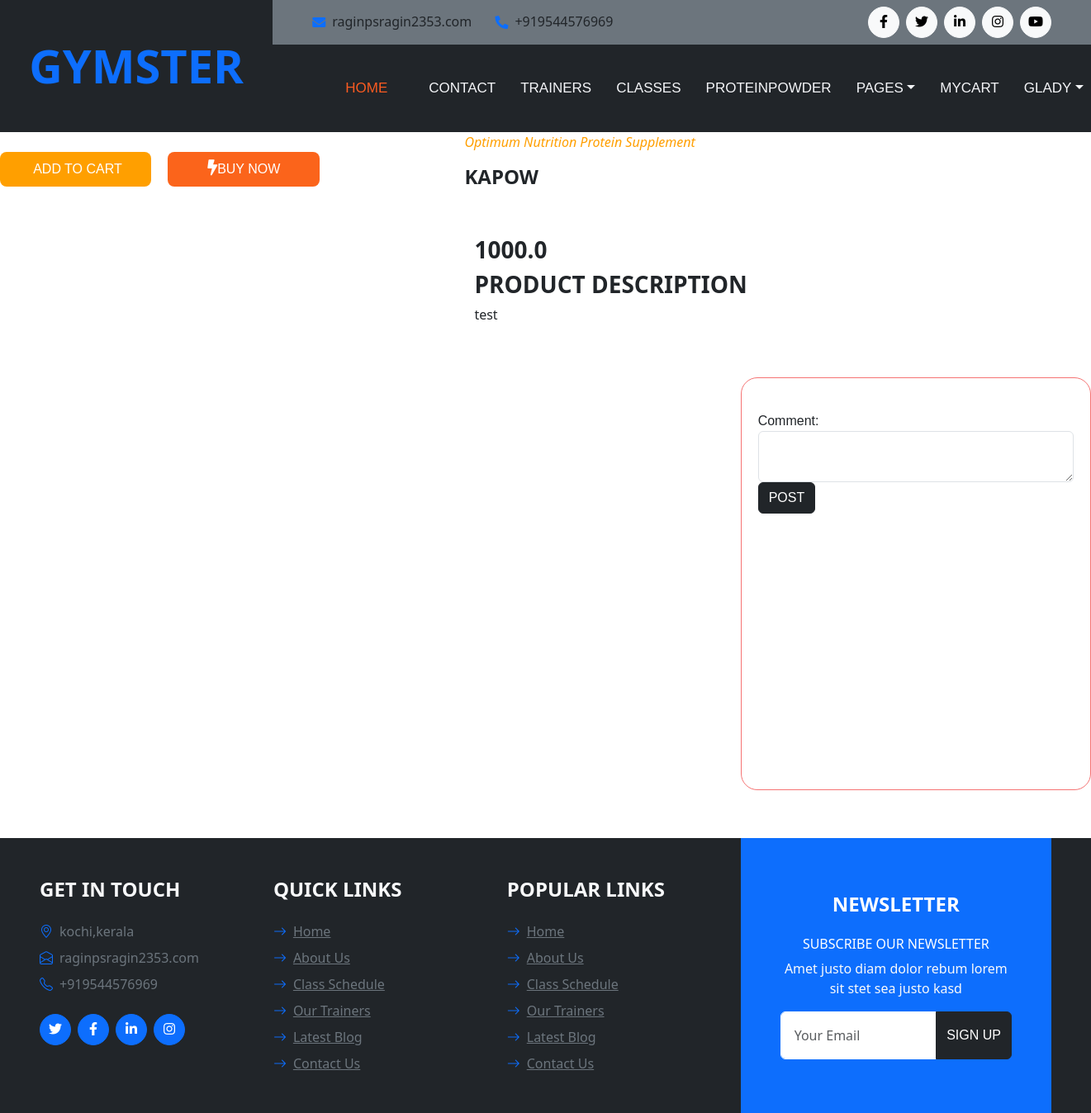
/product/proteinsingleview/18 (signed in), run on the app's committed database.
### product/models.py (models this page shows, shortened)
class Myproteindetails(models.Model):
    CATEGORY_CHOICES = (("Optimum Nutrition Protein Supplement","Optimum Nutrition Protein Supplement"),("Nutrition Protein Supplement","Nutrition Protein Supplement "))
    product_Category = models.CharField(max_length=100, choices=CATEGORY_CHOICES)
    product_Name = models.CharField(max_length= 225)
    product_Description = models.CharField(max_length = 1000)
    product_image = models.FileField(upload_to="product_image")
    product_price = models.FloatField(max_length= 225 )
    merchant = models.ForeignKey(User,on_delete = models.CASCADE,null=True,blank=True)

### product/views.py (the view)
# urls.py: path("proteinsingleview/<int:pk>",views.proteinsingleview,name="proteinsingleview"),
def proteinsingleview(request,pk):
    protein=Myproteindetails.objects.get(id=pk)
    comm = usercoment.objects.filter(protein = protein )
    context ={
        "protein":protein,
        "comm":comm
    }
    return render(request,'proteinsingleview.html',context)

### templates/proteinsingleview.html (shortened to what this page needs)
{% extends "userIndex.html" %}
{% block content %}
<body>
  <section>
    <div class="container-fluid">
      <div class="row">
        <div class="col-sm-5">
          <div class="thumbnail">
            <div class="caption">
              <div class="row buttons">
                <br>
                <a class="btn  col-sm-4 col-sm-offset-2 btn-lg" href="{% url 'AddToCart' protein.id %}"
                  style="background-color:#ff9f00; color:#fff;font-size:1em;">&nbsp;ADD TO CART</a>
                <button class="btn col-sm-4 col-sm-offset-1 btn-lg"
                  style="background-color:#fb641b;margin-left: 20px; color:#fff;font-size:1em;"><i class="fa fa-bolt"
                    style="font-size:1.2em;"></i>BUY NOW</button>
              </div>
            </div>
          </div>
        </div>
        <div class="col-sm-7 desc">
          <div>
            <ol class="breadcrumb col-sm-12" style="color:#ff9f00;"><i>{{protein.product_Category}}</i></ol>
            <h4>{{protein.product_Name}}</h4>
          </div>
          <div class="container col-xs-12" style="margin-top:50px;">
            <div class="panel panel-default">
              <div class="panel-body">
                <div class="col-sm-12">
                  <h3>{{protein.product_price}}</h3>
                  <h3>PRODUCT DESCRIPTION</h3>
                  <p>{{protein.product_Description}}</p>
                </div>
              </div>
            </div>
          </div>
  </section>
  <div class="row mt-5">
    <div class="col-md-8">
    </div>
    <div class="col-md-4">
        <div class="comments">
            <div class="comment-form-control">
                <form id="comment-form" method="post" action="{%url 'customercoment' protein.id %}">
                    <label for="comment">Comment:</label>
                    <textarea class="form-control" id="comment" name="comment" required></textarea>
                    <button class="btn btn-dark" type="submit">Post</button>
                </form>
            </div>
        </div>
    </div>
</div>
</body>
{% endblock %}

### templates/userIndex.html (shortened to what this page needs)
<!DOCTYPE html>
{% load static %}
<html lang="en">
<head>
    <link href="https://cdnjs.cloudflare.com/ajax/libs/font-awesome/5.15.0/css/all.min.css" rel="stylesheet">
    <link href="https://cdn.jsdelivr.net/npm/bootstrap-icons@1.4.1/font/bootstrap-icons.css" rel="stylesheet">
    <link href="{% static 'lib/flaticon/font/flaticon.css' %}" rel="stylesheet">
    <link href="'lib/owlcarousel/assets/owl.carousel.min.css' %}" rel="stylesheet">
    <link href="{% static 'css/bootstrap.min.css' %}" rel="stylesheet">
    <link href="{% static 'css/style.css' %}" rel="stylesheet">
</head>
<body>
    <div class="container-fluid bg-dark px-0">
        <div class="row gx-0">
            <div class="col-lg-3 bg-dark d-none d-lg-block">
                <a href="{% url 'userIndex' %}" class="navbar-brand w-100 h-100 m-0 p-0 d-flex align-items-center justify-content-center">
                    <h1 class="m-0 display-4 text-primary text-uppercase">Gymster</h1>
                </a>
            </div>
            <div class="col-lg-9">
                <div class="row gx-0 bg-secondary d-none d-lg-flex">
                    <div class="col-lg-7 px-5 text-start">
                        <div class="h-100 d-inline-flex align-items-center py-2 me-4">
                            <i class="fa fa-envelope text-primary me-2"></i>
                            <h6 class="mb-0">raginpsragin2353.com</h6>
                        </div>
                        <div class="h-100 d-inline-flex align-items-center py-2">
                            <i class="fa fa-phone-alt text-primary me-2"></i>
                            <h6 class="mb-0">+919544576969</h6>
                        </div>
                    </div>
                    <div class="col-lg-5 px-5 text-end">
                        <div class="d-inline-flex align-items-center py-2">
                            <a class="btn btn-light btn-square rounded-circle me-2" href="">
                                <i class="fab fa-facebook-f"></i>
                            </a>
                            <a class="btn btn-light btn-square rounded-circle me-2" href="">
                                <i class="fab fa-twitter"></i>
                            </a>
                            <a class="btn btn-light btn-square rounded-circle me-2" href="">
                                <i class="fab fa-linkedin-in"></i>
                            </a>
                            <a class="btn btn-light btn-square rounded-circle me-2" href="">
                                <i class="fab fa-instagram"></i>
                            </a>
                            <a class="btn btn-light btn-square rounded-circle" href="">
                                <i class="fab fa-youtube"></i>
                            </a>
                        </div>
                    </div>
                </div>
                <nav class="navbar navbar-expand-lg bg-dark navbar-dark p-3 p-lg-0 px-lg-5">
                    <div class="collapse navbar-collapse justify-content-between" id="navbarCollapse">
                        <div class="navbar-nav mr-auto py-0" style="margin-left: 20px;">
                            <a href="{% url 'userIndex' %}" class="nav-item nav-link active" style="margin-left: 20px;">Home</a>
                            <a href="{%url 'contact' %}" class="nav-item nav-link" style="margin-left: 20px;">Contact</a>
                            <a href="{%url 'team' %}" class="nav-item nav-link">Trainers</a>
                            <a href="{% url 'workout' %}" class="nav-item nav-link">Classes</a>
                            <a href="{% url 'Myprotein' %}" class="nav-item nav-link">proteinpowder</a>
                            <div class="nav-item dropdown">
                            <a href="#" class="nav-link dropdown-toggle" data-bs-toggle="dropdown">Pages</a>
                            </div>
                            <a href="{% url 'carts' %}" class="nav-item nav-link">mycart</a>
                            <div class="nav-item dropdown">
                            <a class="nav-link dropdown-toggle" data-bs-toggle="dropdown">{{request.user}}</a>
                </nav>
            </div>
        </div>
    </div>
{% block content%}{% endblock %}
    <div class="container-fluid bg-dark text-secondary px-5 mt-5">
        <div class="row gx-5">
            <div class="col-lg-8 col-md-6">
                <div class="row gx-5">
                    <div class="col-lg-4 col-md-12 pt-5 mb-5">
                        <h4 class="text-uppercase text-light mb-4">Get In Touch</h4>
                        <div class="d-flex mb-2">
                            <i class="bi bi-geo-alt text-primary me-2"></i>
                            <p class="mb-0">kochi,kerala</p>
                        </div>
                        <div class="d-flex mb-2">
                            <i class="bi bi-envelope-open text-primary me-2"></i>
                            <p class="mb-0">raginpsragin2353.com</p>
                        </div>
                        <div class="d-flex mb-2">
                            <i class="bi bi-telephone text-primary me-2"></i>
                            <p class="mb-0">+919544576969</p>
                        </div>
                        <div class="d-flex mt-4">
                            <a class="btn btn-primary btn-square rounded-circle me-2" href="#"><i class="fab fa-twitter"></i></a>
                            <a class="btn btn-primary btn-square rounded-circle me-2" href="#"><i class="fab fa-facebook-f"></i></a>
                            <a class="btn btn-primary btn-square rounded-circle me-2" href="#"><i class="fab fa-linkedin-in"></i></a>
                            <a class="btn btn-primary btn-square rounded-circle" href="#"><i class="fab fa-instagram"></i></a>
                        </div>
                    </div>
                    <div class="col-lg-4 col-md-12 pt-0 pt-lg-5 mb-5">
                        <h4 class="text-uppercase text-light mb-4">Quick Links</h4>
                        <div class="d-flex flex-column justify-content-start">
                            <a class="text-secondary mb-2" href="#"><i class="bi bi-arrow-right text-primary me-2"></i>Home</a>
                            <a class="text-secondary mb-2" href="#"><i class="bi bi-arrow-right text-primary me-2"></i>About Us</a>
                            <a class="text-secondary mb-2" href="#"><i class="bi bi-arrow-right text-primary me-2"></i>Class Schedule</a>
                            <a class="text-secondary mb-2" href="#"><i class="bi bi-arrow-right text-primary me-2"></i>Our Trainers</a>
                            <a class="text-secondary mb-2" href="#"><i class="bi bi-arrow-right text-primary me-2"></i>Latest Blog</a>
                            <a class="text-secondary" href="#"><i class="bi bi-arrow-right text-primary me-2"></i>Contact Us</a>
                        </div>
                    </div>
                    <div class="col-lg-4 col-md-12 pt-0 pt-lg-5 mb-5">
                        <h4 class="text-uppercase text-light mb-4">Popular Links</h4>
                        <div class="d-flex flex-column justify-content-start">
                            <a class="text-secondary mb-2" href="#"><i class="bi bi-arrow-right text-primary me-2"></i>Home</a>
                            <a class="text-secondary mb-2" href="#"><i class="bi bi-arrow-right text-primary me-2"></i>About Us</a>
                            <a class="text-secondary mb-2" href="#"><i class="bi bi-arrow-right text-primary me-2"></i>Class Schedule</a>
                            <a class="text-secondary mb-2" href="#"><i class="bi bi-arrow-right text-primary me-2"></i>Our Trainers</a>
                            <a class="text-secondary mb-2" href="#"><i class="bi bi-arrow-right text-primary me-2"></i>Latest Blog</a>
                            <a class="text-secondary" href="#"><i class="bi bi-arrow-right text-primary me-2"></i>Contact Us</a>
                        </div>
                    </div>
                </div>
            </div>
            <div class="col-lg-4 col-md-6">
                <div class="d-flex flex-column align-items-center justify-content-center text-center h-100 bg-primary p-5">
                    <h4 class="text-uppercase text-white mb-4">Newsletter</h4>
                    <h6 class="text-uppercase text-white">Subscribe Our Newsletter</h6>
                    <p class="text-light">Amet justo diam dolor rebum lorem sit stet sea justo kasd</p>
                    <form action="">
                        <div class="input-group">
                            <input type="text" class="form-control border-white p-3" placeholder="Your Email">
                            <button class="btn btn-dark">Sign Up</button>
                        </div>
                    </form>
                </div>
            </div>
        </div>
    </div>
</body>
</html>

### static/css/style.css (style rules this page uses)
:root { --primary: #FB5B21; --secondary: #BDBDBF; --light: #F4F5F8; --dark: #222429; }
h1, h2, .font-weight-bold { font-weight: 700 !important; }
h3, h4, .font-weight-semi-bold { font-weight: 600 !important; }
h5, h6, .font-weight-medium { font-weight: 500 !important; }
.btn { font-family: 'Oswald', sans-serif; text-transform: uppercase; transition: .5s; }
.btn-primary { color: #FFFFFF; }
.btn-square { width: 38px; height: 38px; }
.btn-square, .btn-sm-square, .btn-lg-square { padding-left: 0; padding-right: 0; text-align: center; }
.navbar-dark .navbar-nav .nav-link { font-family: 'Oswald', sans-serif; margin-right: 30px; padding: 40px 0; color: var(--light); font-size: 17px; text-transform: uppercase; outline: none; }
.navbar-dark .navbar-nav .nav-link:hover, .navbar-dark .navbar-nav .nav-link.active { color: var(--primary); }

### templates/proteinsingleview.html (style rules this page uses)
.comments { width: 100%; margin-bottom: 2px solid #aaa; border-radius: 20px; border: .5px solid rgb(245, 115, 115); height: 500px; padding: 20px; overflow:scroll; font-size: 1rem; font-family:Verdana, Geneva, Tahoma, sans-serif; outline: none; background-color: transparent; margin-bottom: 10px; transition: .5s; }
.comment-form-control { transition:all; margin-top: 20px; position:sticky; bottom: 10px; width: 100%; }

### data on the page
Myproteindetails: product_Category "Optimum Nutrition Protein Supplement", product_Name "KAPOW", product_price "1000.0", product_Description "test"

### other printed values
{{ request.user }} "GLADY"
